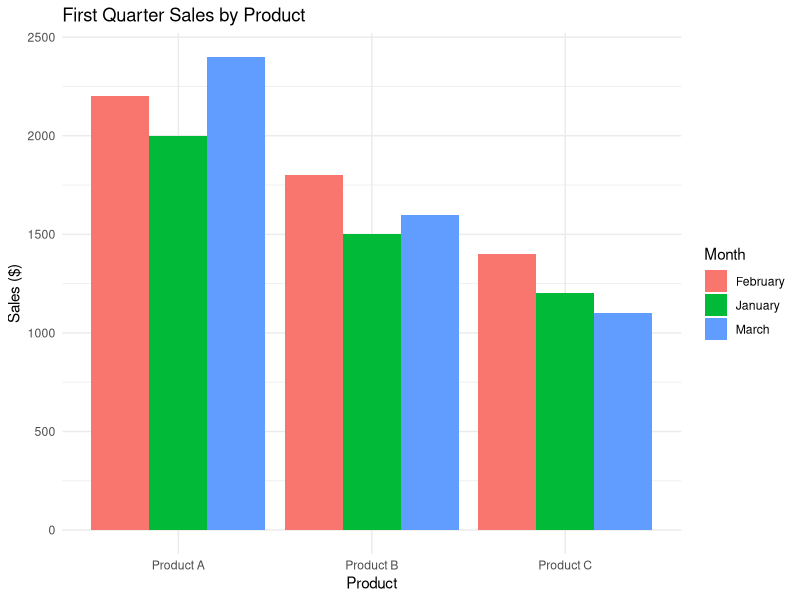

Write R code to recreate this figure.
library(ggplot2)
library(tidyr)

df11_2 <- data.frame(
  ProductName = c("Product A", "Product B", "Product C"),
  January = c(2000, 1500, 1200),
  February = c(2200, 1800, 1400),
  March = c(2400, 1600, 1100)
)

df11_2_long <- pivot_longer(df11_2, cols = c("January", "February", "March"), names_to = "Month", values_to = "Sales")

ggplot(df11_2_long, aes(x = ProductName, y = Sales, fill = Month)) +
  geom_bar(stat = "identity", position = "dodge") +
  labs(title = "First Quarter Sales by Product", x = "Product", y = "Sales ($)") +
  theme_minimal()
